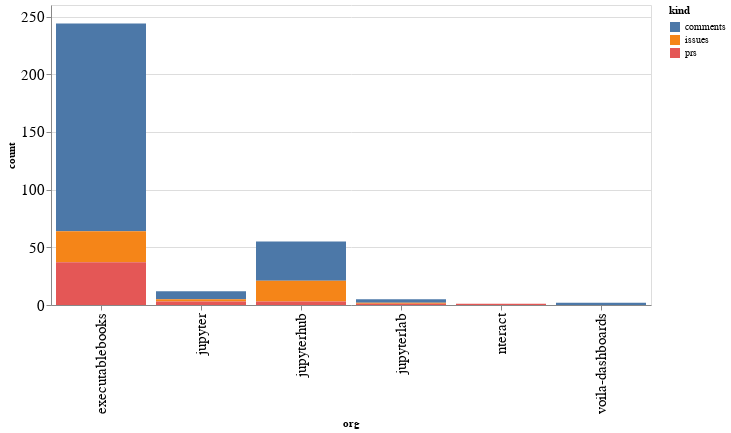

Notebook code cell kept with this figure:
### Code cell
alt.Chart(org_summaries, width=600).mark_bar().encode(
    x='org',
    y='count',
    color='kind',
    tooltip="org"
)

### Figure 1 — Vega-Lite specification as saved in the notebook (floating-point values rounded to 4 significant figures)
{"config": {"axisLeft": {"labelFontSize": 15}, "axisBottom": {"labelFontSize": 15}}, "data": {"name": "data-4a3b873e281c64d5e4e580e8a21fb38e"}, "mark": "bar", "encoding": {"color": {"type": "nominal", "field": "kind"}, "tooltip": {"type": "nominal", "field": "org"}, "x": {"type": "nominal", "field": "org"}, "y": {"type": "quantitative", "field": "count"}}, "width": 600, "$schema": "https://vega.github.io/schema/vega-lite/v4.8.1.json", "datasets": {"data-4a3b873e281c64d5e4e580e8a21fb38e": [{"org": "executablebooks", "kind": "comments", "count": 180}, {"org": "executablebooks", "kind": "issues", "count": 27}, {"org": "executablebooks", "kind": "prs", "count": 37}, {"org": "jupyter", "kind": "comments", "count": 7}, {"org": "jupyter", "kind": "issues", "count": 2}, {"org": "jupyter", "kind": "prs", "count": 3}, {"org": "jupyterhub", "kind": "comments", "count": 34}, {"org": "jupyterhub", "kind": "issues", "count": 18}, {"org": "jupyterhub", "kind": "prs", "count": 3}, {"org": "jupyterlab", "kind": "comments", "count": 3}, {"org": "jupyterlab", "kind": "issues", "count": 1}, {"org": "jupyterlab", "kind": "prs", "count": 1}, {"org": "nteract", "kind": "prs", "count": 1}, {"org": "voila-dashboards", "kind": "comments", "count": 2}]}}
